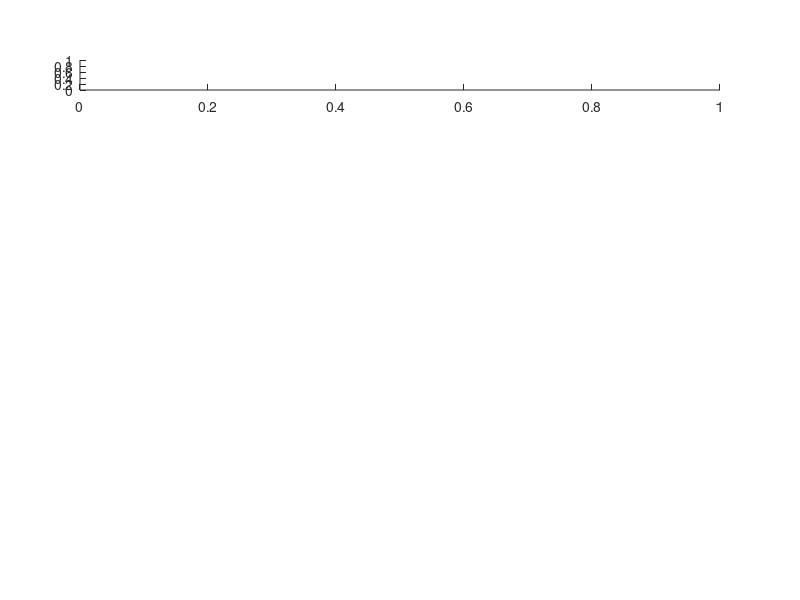

Recreate this plot in MATLAB. (Note: this script raises an error after producing the figure.)

        % spectrogram plot
        h(1) = subplot('position', [.1 .85 .8 .05]); cla
        indSpec = find(SpecTime>=(istart/VIDEOfs) & SpecTime<((istart+stepdur)/VIDEOfs));
        Plot = SongSpec(:,indSpec);
        Time = (1:length(indSpec))*(SpecTime(2)-SpecTime(1)); 
        SpecIm = imagesc(Time,SpecF/1000,Plot); axis tight; 
        cmap = jet; %flipud(gray); 
        % to make black background, set everything below threshold to threshold, then cmap(1,:) = zeros(1,3); % background = black
        cmap(1,:) = zeros(1,3);
        colormap(cmap);
        set(gca, 'ydir', 'normal')
        [~,nam,~] = fileparts(DataFolder);   
        Tit = title([nam '; ' ...
            num2str(istart) '/' num2str(size(PlotC,2))], 'interpreter', 'none'); 
        SegsInFrame = (segs(segs(:,2)>istart*SOUNDfs/VIDEOfs &...
            segs(:,1)<(istart+stepdur)*SOUNDfs/VIDEOfs,:) - istart*SOUNDfs/VIDEOfs)/SOUNDfs;
        SegsInFrame(SegsInFrame<0) = 0;
        SegsInFrame(SegsInFrame>stepdur/VIDEOfs) = stepdur/VIDEOfs;
        hold on
        for syli = 1:size(SegsInFrame,1)
            patches{syli} = patch([SegsInFrame(syli,1) SegsInFrame(syli,2) SegsInFrame(syli,2) SegsInFrame(syli,1)],...
                [6 6 6.5 6.5], 'k');
        end
        axis off
        
        % traces plot
        h(2) = subplot('position', [.1 .1 .8 .75]);
        cla; hold on; 
        tmp = PlotC(indSeqSort,istart:istart+stepdur-1); 
%        tmp1 = tmp(:,~isnan(sum(tmp,1))); % not including file borders. line126
%        baselines = min(tmp1,[],2); 
%        tmp = bsxfun(@minus, tmp, baselines); 
%        tmp = bsxfun(@rdivide, (tmp-clims(1)), max(diff(clims), max(tmp,[],2)));
%        tmp = 3*tmp/4; 
        tmp(isnan(tmp)) = 0; % file borders
%        tmp = bsxfun(@plus, tmp, (1:size(tmp,1))');
        set(gca, 'colororder', 1-nColors)
        steps = 1:stepdur; 
        for i = size(tmp,1):-1:1
            npat{i} = patch(([1 steps stepdur])/VIDEOfs, [i tmp(i,:) i], ...
                1-nColors(i,:), 'edgecolor', 'none', 'facealpha', .75);
        end
        for syli = 1:size(SegsInFrame,1)
            subplot(h(2))
            slines1{syli} = plot(SegsInFrame(syli,1)*[1 1], [0 length(indSeqSort)], ':', 'color', .7*[1 1 1]);
            slines2{syli} = plot(SegsInFrame(syli,2)*[1 1], [0 length(indSeqSort)], ':', 'color', .7*[1 1 1]);
        end
        ylabel('Unit'); %set(gca, 'ytick', 1:size(PlotC,1))
        xlabel('Time (s)')
        xlim([1 stepdur]/VIDEOfs)
        
        % extra plot, if applicable
        if length(ExtraMatrixToPlot)>0
            plotheight = .3;
            set(h(2), 'position', [.1 .1+plotheight .8 .75-plotheight]);
            h(3) = subplot('position', [.1 .1 .8 plotheight]);
            ExtraIm = imagesc((1:stepdur)/VIDEOfs, ExtraMatY, ...
                ExtraMatrixToPlot(:,istart:istart+stepdur-1), ...
                [min(ExtraMatrixToPlot(:)) max(ExtraMatrixToPlot(:))]);
            xlabel('Time (s)'); ylabel(ExtraPlotYLabel); 
            set(gca, 'ydir', 'normal')
        end
        axis tight
        linkaxes(h,'x'); 
